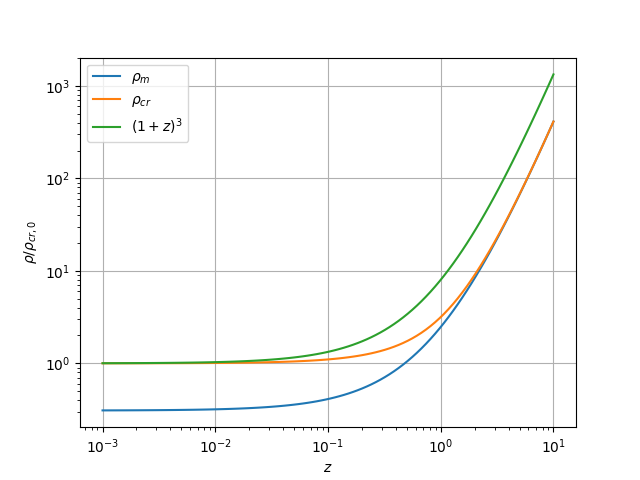

This figure's Python source:
import numpy as np
import matplotlib.pyplot as plt

def Ez(z):
    return np.sqrt(Om*(1.+z)**3+(1.-Om))

global Om
Om = 0.3089; Ov=0.6911

zred = np.logspace(-3,1,100)

rho_m = Om*(1+zred)**3
rho_cr = Ez(zred)*Ez(zred)
plt.plot(zred,rho_m,label=r'$\rho_m$')
plt.plot(zred,rho_cr,label=r'$\rho_{cr}$')
plt.plot(zred,(1+zred)**3,label=r'$(1+z)^3$')
plt.xscale('log'); plt.yscale('log')
plt.legend()
plt.xlabel(r'$z$')
plt.ylabel(r'$\rho/\rho_{cr,0}$')
plt.show()
plt.grid()
